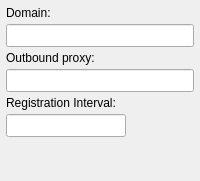
       <widget class="QWidget" name="acc_proto_advanced_default" >
        <layout class="QVBoxLayout" >
         <property name="spacing" >
          <number>4</number>
         </property>
         <property name="leftMargin" >
          <number>6</number>
         </property>
         <property name="topMargin" >
          <number>6</number>
         </property>
         <property name="rightMargin" >
          <number>6</number>
         </property>
         <property name="bottomMargin" >
          <number>4</number>
         </property>
         <item>
          <widget class="QLabel" name="label_8" >
           <property name="sizePolicy" >
            <sizepolicy vsizetype="Preferred" hsizetype="Fixed" >
             <horstretch>0</horstretch>
             <verstretch>0</verstretch>
            </sizepolicy>
           </property>
           <property name="minimumSize" >
            <size>
             <width>66</width>
             <height>0</height>
            </size>
           </property>
           <property name="maximumSize" >
            <size>
             <width>66</width>
             <height>16777215</height>
            </size>
           </property>
           <property name="text" >
            <string>Domain:</string>
           </property>
          </widget>
         </item>
         <item>
          <widget class="QLineEdit" name="acc_proto_default_domain" >
           <property name="sizePolicy" >
            <sizepolicy vsizetype="Fixed" hsizetype="Expanding" >
             <horstretch>0</horstretch>
             <verstretch>0</verstretch>
            </sizepolicy>
           </property>
           <property name="minimumSize" >
            <size>
             <width>0</width>
             <height>23</height>
            </size>
           </property>
           <property name="maximumSize" >
            <size>
             <width>16777215</width>
             <height>23</height>
            </size>
           </property>
          </widget>
         </item>
         <item>
          <widget class="QLabel" name="label_15" >
           <property name="text" >
            <string>Outbound proxy:</string>
           </property>
          </widget>
         </item>
         <item>
          <widget class="QLineEdit" name="acc_proto_default_outbound" >
           <property name="sizePolicy" >
            <sizepolicy vsizetype="Fixed" hsizetype="Expanding" >
             <horstretch>0</horstretch>
             <verstretch>0</verstretch>
            </sizepolicy>
           </property>
           <property name="minimumSize" >
            <size>
             <width>120</width>
             <height>23</height>
            </size>
           </property>
           <property name="maximumSize" >
            <size>
             <width>16777215</width>
             <height>23</height>
            </size>
           </property>
          </widget>
         </item>
         <item>
          <widget class="QLabel" name="label_17" >
           <property name="text" >
            <string>Registration Interval:</string>
           </property>
          </widget>
         </item>
         <item>
          <widget class="QLineEdit" name="acc_proto_default_interval" >
           <property name="sizePolicy" >
            <sizepolicy vsizetype="Fixed" hsizetype="Fixed" >
             <horstretch>0</horstretch>
             <verstretch>0</verstretch>
            </sizepolicy>
           </property>
           <property name="minimumSize" >
            <size>
             <width>120</width>
             <height>23</height>
            </size>
           </property>
           <property name="maximumSize" >
            <size>
             <width>16777215</width>
             <height>23</height>
            </size>
           </property>
           <property name="alignment" >
            <set>Qt::AlignLeading</set>
           </property>
          </widget>
         </item>
         <item>
          <spacer>
           <property name="orientation" >
            <enum>Qt::Vertical</enum>
           </property>
           <property name="sizeHint" >
            <size>
             <width>20</width>
             <height>40</height>
            </size>
           </property>
          </spacer>
         </item>
        </layout>
       </widget>
